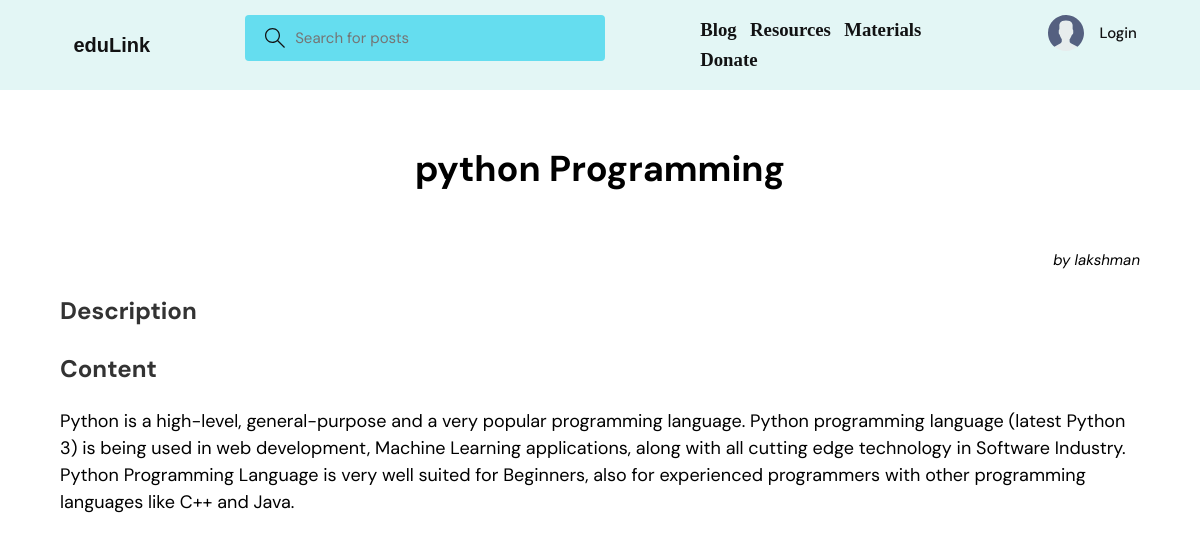
/articles/1/, run on the app's committed database.
### blog/models.py (models this page shows)
class Article(models.Model):
    title = models.CharField(max_length=255)
    content = models.TextField()
    author = models.CharField(max_length=255)
    category = models.CharField(max_length=255)
    created_at = models.DateTimeField(auto_now_add=True)

### blog/views.py (the view)
# urls.py: path('articles/<int:pk>/', article_detail, name='article_detail'),
def article_detail(request, pk):
    article = Article.objects.get(pk=pk)
    context = {'article': article}
    return render(request, 'article_detail.html', context)

### templates/article_detail.html (shortened to what this page needs)
{% extends 'main.html' %}
{% block content %}
<div class="container">
  <h1 class="art_title">{{ article.title }}</h1>
  <div class="author">by {{ article.author }}</div>
  <h2 class="art_desc">Description</h2>
  <h2 class="art_desc">Content</h2>
  <p class="art_para">{{ article.content }}</p>
</div>
{% endblock content %}

### static/styles/style.css (style rules this page uses)
:root { --color-main: #205498; --color-main-light: #97EBF4; --color-dark: #e3f6f5; --color-dark-medium: #65DDEF; --color-dark-light: #1a8ba1; --color-light: #f7f7f7; --color-gray: #121213; --color-light-gray: #000000; --color-bg: radial-gradient(circle at 18.7% 37.8%, rgb(250, 250, 250) 0%, rgb(225, 234, 238) 90%); --color-success: #5dd693; --color-error: #fc4b0b; }
* { font-family: "DM Sans", -apple-system, BlinkMacSystemFont, "Segoe UI", Roboto, Oxygen, Ubuntu, Cantarell, "Open Sans", "Helvetica Neue", sans-serif; margin: 0; padding: 0; box-sizing: border-box; text-rendering: optimizeLegibility; font-size: inherit; }
html { font-size: 56.25%; }
@media only screen and (min-width: 1200px) { html { font-size: 62.5%; } }
body { line-height: 1.6; font-weight: 400; font-size: 1.5rem; color: var(--color-light-gray); background-color: var(--color-bg); min-height: 100vh; }
.container { max-width: 120rem; width: 90%; margin: auto; }

### templates/article_detail.html (style rules this page uses)
.art_title { text-align: center; font-size: 36px; font-weight: bold; margin: 50px 0; }
.art_desc { color: #333; font-size: 24px; font-weight: bold; margin: 20px 0; }
.art_para { line-height: 1.5; font-size: 18px; }
.author { text-align: right; font-style: italic; margin-top: 50px; }

### data on the page
Article: title "python Programming", author "lakshman", content "Python is a high-level, general-purpose and a very popular programming language. Python programming language (latest Python 3) is being used in web development, Machine Learning applications, along with all cutting edge technology in Software Industry. Python Programming Language is very well suited for Beginners, also for experienced programmers with other programming languages like C++ and Java."
